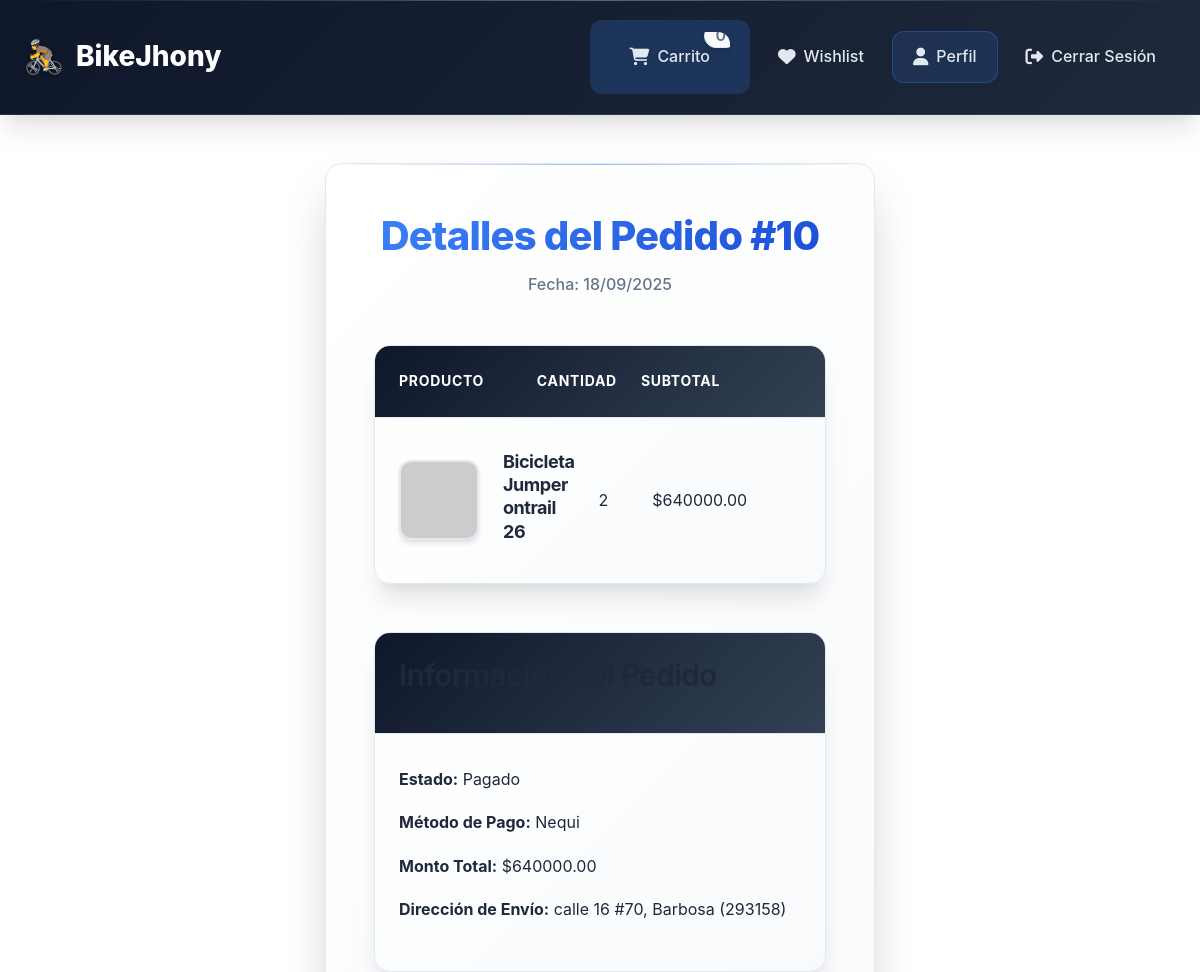
The page /dashboard/pedido_detalle/10 (signed in, upper part) on the database as committed earlier.
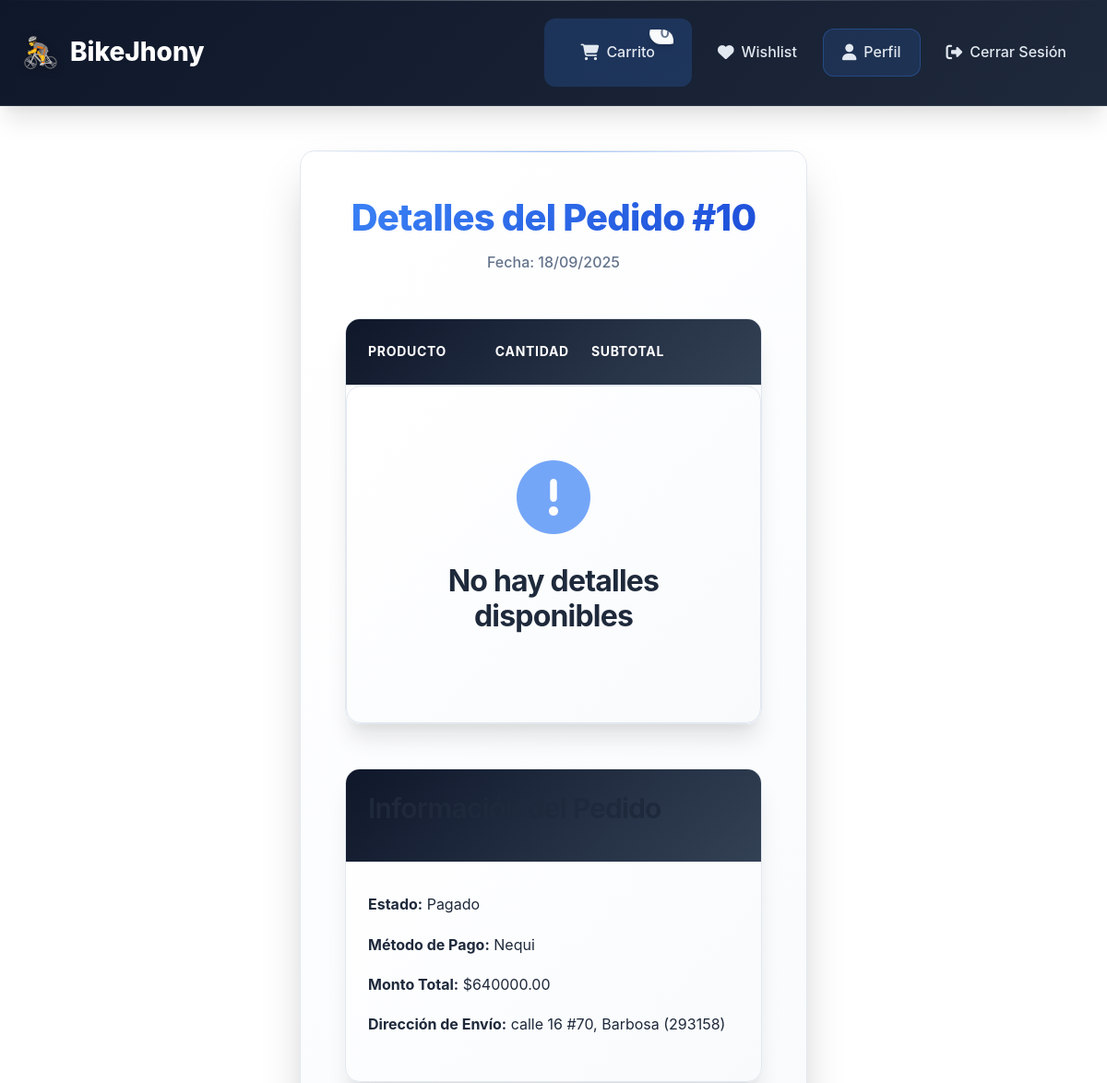
The same page on the database as committed later.
### models/detalle_pedido.py (models this page shows)
class DetallePedido(db.Model):
    __tablename__ = 'detalles_pedidos'
    id = db.Column(db.Integer, primary_key=True)
    pedido_id = db.Column(db.Integer, db.ForeignKey('pedidos.id'), nullable=False)
    product_id = db.Column(db.Integer, db.ForeignKey('productos.id'), nullable=False)
    cantidad = db.Column(db.Integer, nullable=False)
    precio_unitario = db.Column(db.Float, nullable=False)
    producto = db.relationship('Product', backref='detalles_pedidos')
    pedido = db.relationship('Pedido', back_populates='detalles')

### models/product.py (models this page shows, shortened)
class Product(db.Model):
    __tablename__ = 'productos'
    id = db.Column(db.Integer, primary_key=True)
    nombre = db.Column(db.String(100), nullable=False)
    descripcion = db.Column(db.String(255))
    precio = db.Column(db.Float, nullable=False)
    stock = db.Column(db.Integer, nullable=False)
    url_imagen = db.Column(db.String(255))
    subcategoria_id = db.Column(db.Integer, db.ForeignKey('subcategorias.id'), nullable=False)
    subcategoria = db.relationship('Subcategoria', back_populates='productos')

### routes/dashboard.py (the view)
@dashboard_bp.route('/pedido_detalle/<int:pedido_id>')
@login_required
def pedido_detalle(pedido_id):
    pedido = Pedido.query.get_or_404(pedido_id)
    if current_user.rol == 'cliente' and pedido.usuario_id != current_user.id:
        flash('Acceso denegado', 'danger')
        return redirect(url_for('dashboard.client_dashboard'))
    return render_template('pedido_detalle.html', pedido=pedido)

### app.py (called while the page is built)
@login_manager.user_loader
def load_user(user_id):
    return db.session.get(User, int(user_id))

### templates/pedido_detalle.html (shortened to what this page needs)
{% extends 'base.html' %}
{% block content %}
<div class="form-container">
    <div class="form-header">
        <h2 class="form-title">Detalles del Pedido #{{ pedido.id }}</h2>
        <p class="form-subtitle">Fecha: {{ pedido.fecha_creacion.strftime('%d/%m/%Y') }}</p>
    </div>
    <div class="cart-table">
        <div class="cart-table-header">
            <div class="cart-table-header-row">
                <span>Producto</span>
                <span>Cantidad</span>
                <span>Subtotal</span>
            </div>
        </div>
        {% if pedido.detalles %}
            {% for detalle in pedido.detalles %}
                <div class="cart-item">
                    <div class="cart-item-row">
                        <div class="cart-item-product">
                            {% if detalle.producto.url_imagen %}
                                <img src="{{ detalle.producto.url_imagen }}" alt="{{ detalle.producto.nombre }}" class="cart-item-image">
                            {% else %}
                                <img src="{{ url_for('static', filename='images/placeholder.jpg') }}" alt="Placeholder" class="cart-item-image">
                            {% endif %}
                            <div class="cart-item-info">
                                <h4>{{ detalle.producto.nombre }}</h4>
                            </div>
                        </div>
                        <div>{{ detalle.cantidad }}</div>
                        <div>${{ "%.2f"|format(detalle.precio_unitario * detalle.cantidad) }}</div>
                    </div>
                </div>
            {% endfor %}
        {% else %}
            <div class="empty-cart">
                <i class="fas fa-exclamation-circle empty-cart-icon"></i>
                <h3>No hay detalles disponibles</h3>
            </div>
        {% endif %}
    </div>
    <div class="cart-table">
        <div class="cart-table-header">
            <h3>Información del Pedido</h3>
        </div>
        <div class="cart-item">
            <p><strong>Estado:</strong> {{ pedido.estado|title }}</p>
            <p><strong>Método de Pago:</strong> {{ pedido.metodo_pago|title }}</p>
            <p><strong>Monto Total:</strong> ${{ "%.2f"|format(pedido.monto_total) }}</p>
            {% if pedido.direccion %}
                <p><strong>Dirección de Envío:</strong> {{ pedido.direccion.calle }}, {{ pedido.direccion.ciudad }} {% if pedido.direccion.codigo_postal %}({{ pedido.direccion.codigo_postal }}){% endif %}</p>
            {% else %}
                <p><strong>Dirección de Envío:</strong> No disponible</p>
            {% endif %}
        </div>
    </div>
</div>
{% endblock %}

Rows that differ between the two databases and show on the page:
removed DetallePedido: producto.nombre "Bicicleta Jumper ontrail 26", cantidad "2", detalle.precio_unitario*detalle.cantidad "640000.00"
Other text that changed with them:
text now shown: "No hay detalles disponibles"
